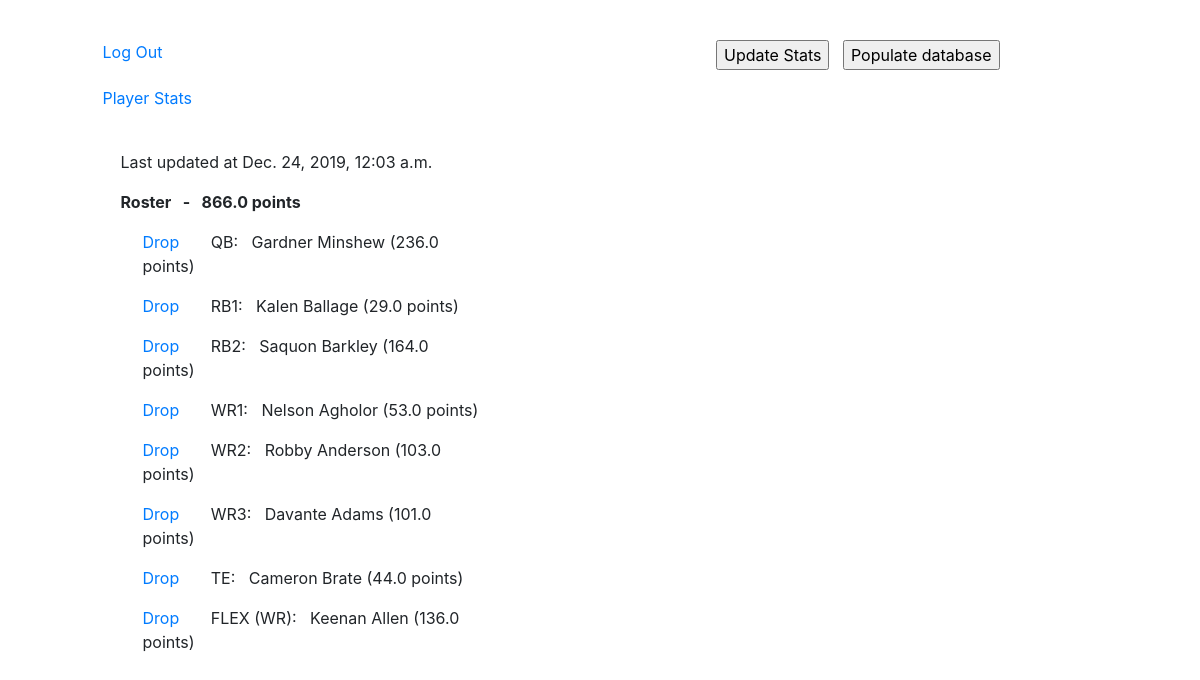
Page /home (signed in) on the committed database.
### core/models.py (models this page shows, shortened)
class Roster(models.Model):
    objects = models.Manager()
    owner_id = models.IntegerField(default=0)
    created_at = models.DateTimeField(auto_now=True)
    qb_id = models.IntegerField(default=0)
    rb_one_id = models.IntegerField(default=0)
    rb_two_id = models.IntegerField(default=0)
    wr_one_id = models.IntegerField(default=0)
    wr_two_id = models.IntegerField(default=0)
    wr_three_id = models.IntegerField(default=0)
    te_id = models.IntegerField(default=0)
    flex_id = models.IntegerField(default=0)
    def __iter__(self):
        return iter([self.qb_id, self.rb_one_id, self.rb_two_id, self.wr_one_id, self.wr_two_id, self.wr_three_id, self.te_id, self.flex_id])
    class Meta:
        ordering = ['owner_id']

class Player(models.Model):
    objects = models.Manager()
    letter_char = models.CharField(max_length=1)
    last_name = models.CharField(max_length=30)     # first letter of player's last name
    first_name = models.CharField(max_length=30)    # player's first name
    full_name = models.CharField(max_length=61)     # player's last name
    stats_url = models.CharField(max_length=100)    # url with player's previous fantasy stats
    pos_key = models.CharField(max_length=2)        # key of player's position (ex: QR for quarterback)
    team_name = models.CharField(max_length=30)     # player's nfl team
    college = models.CharField(max_length=30)       # college player attended
    fantasy_pts = models.FloatField(default=0.0)    # current number of fantasy pts for 2019 season
    available = models.BooleanField(default=True)   # bool if player has been drafted
    class Meta:
        ordering = ['last_name']

### core/views.py (the view)
# urls.py: path('home', home_view, name='home'),
def home_view(request):
    user_id = request.user.id
    roster = Roster.objects.get(owner_id=user_id)
    info = get_roster_info(roster)
    return render(request, 'home.html', info)

### core/data_processor.py (called while the page is built)
def get_player(player_id):
    if Player.objects.filter(id=player_id):
        return Player.objects.get(id=player_id)
    else:
        return None

def calc_tot_points(roster):
    roster_pts = [get_player(p_id).fantasy_pts for p_id in roster if get_player(p_id)]
    return fsum(roster_pts)

def get_roster_info(roster):
    qb = get_player(roster.qb_id)
    rb_one = get_player(roster.rb_one_id)
    rb_two = get_player(roster.rb_two_id)
    wr_one = get_player(roster.wr_one_id)
    wr_two = get_player(roster.wr_two_id)
    wr_three = get_player(roster.wr_three_id)
    te = get_player(roster.te_id)
    flex = get_player(roster.flex_id)
    total_pts = calc_tot_points(roster)
    info = {"roster": roster, "qb": qb, "rb_one": rb_one, "rb_two": rb_two, "wr_one": wr_one, "wr_two": wr_two, "wr_three": wr_three, "te": te, "flex": flex, "total_pts": total_pts}
    return info

### core/templates/home.html (shortened to what this page needs)
<link rel="stylesheet" href="https://stackpath.bootstrapcdn.com/bootstrap/4.4.1/css/bootstrap.min.css">
<!DOCTYPE html>
<html>
    {% if user.is_authenticated %}
        <head>
        </head>
        <body>
            <div class="row">
                <div class="col-md-1">
                    <p> &nbsp; &nbsp; </p>
                </div>
            </div>
            <div class="row">
                <div class="col-md-1"></div>
                <div class="col-md-5">
                    <form method="POST" action="/logout">
                        <a href="/logout">Log Out</a>
                    </form>
                </div>
                <div class="col-md-1"></div>
                    <p> &nbsp; &nbsp; </p>
                    <form method="POST" action="/update">
                        <input type="submit" value="Update Stats"/>
                    </form>
                    <p> &nbsp; &nbsp; </p>
                    <form method="POST" action="/populate_database">
                        <input type="submit" value="Populate database"/>
                    </form>
            </div>
            <div class="row">
                <div class="col-md-1"></div>
                <div class="col-md-4">
                    <a href="/find_players">Player Stats</a>
                    <p> &nbsp; &nbsp;  </p>
                </div>
            </div>
            <div class="row">
                <div class="col-md-1"></div>
                <div class="col-md-4">
                    <p>&nbsp; &nbsp; Last updated at {{roster.created_at}}</p>
                    <p>&nbsp; &nbsp; <b>Roster &nbsp; - &nbsp; {{total_pts}} points</b></p>
                    <ul id="qb">
                        {% if qb %}
                            <li><a href="/drop_player?player_id={{qb.id}}&player_key=QB">Drop</a></li>
                            <li> &nbsp; &nbsp; &nbsp; </li>
                            <li>QB: &nbsp; {{qb.full_name}} ({{qb.fantasy_pts}} points)</li>
                        {% else %}
                            <li><a href="/search_player_to_draft?player_key=QB">Draft</a></li>
                            <li> &nbsp; &nbsp; &nbsp;</li>
                            <li>QB: &nbsp; None</li>
                        {% endif %}
                    </ul>
                    <ul id="rb1">
                        {% if rb_one %}
                            <li><a href="/drop_player?player_id={{rb_one.id}}&player_key=RB1">Drop</a></li>
                            <li> &nbsp; &nbsp; &nbsp; </li>
                            <li>RB1: &nbsp; {{rb_one.full_name}} ({{rb_one.fantasy_pts}} points)</li>
                        {% else %}
                            <li><a href="/search_player_to_draft?player_key=RB1">Draft</a></li>
                            <li> &nbsp; &nbsp; &nbsp;</li>
                            <li>RB1: &nbsp; None</li>
                        {% endif %}
                    </ul>
                    <ul id="rb2">
                        {% if rb_two %}
                            <li><a href="/drop_player?player_id={{rb_two.id}}&player_key=RB2">Drop</a></li>
                            <li> &nbsp; &nbsp; &nbsp; </li>
                            <li>RB2: &nbsp; {{rb_two.full_name}} ({{rb_two.fantasy_pts}} points)</li>
                        {% else %}
                            <li><a href="/search_player_to_draft?player_key=RB2">Draft</a></li>
                            <li> &nbsp; &nbsp; &nbsp;</li>
                            <li>RB1: &nbsp; None</li>
                        {% endif %}
                    </ul>
                    <ul id="wr1">
                        {% if wr_one %}
                            <li><a href="/drop_player?player_id={{wr_one.id}}&player_key=WR1">Drop</a></li>
                            <li> &nbsp; &nbsp; &nbsp; </li>
                            <li>WR1: &nbsp; {{wr_one.full_name}} ({{wr_one.fantasy_pts}} points)</li>
                        {% else %}
                            <li><a href="/search_player_to_draft?player_key=WR1">Draft</a></li>
                            <li> &nbsp; &nbsp; &nbsp;</li>
                            <li>WR1: &nbsp; None</li>
                        {% endif %}
                    </ul>
                    <ul id="wr2">
                        {% if wr_two %}
                            <li><a href="/drop_player?player_id={{wr_two.id}}&player_key=WR2">Drop</a></li>
                            <li> &nbsp; &nbsp; &nbsp; </li>
                            <li>WR2: &nbsp; {{wr_two.full_name}} ({{wr_two.fantasy_pts}} points)</li>
                        {% else %}
                            <li><a href="/search_player_to_draft?player_key=WR2">Draft</a></li>
                            <li> &nbsp; &nbsp; &nbsp;</li>
                            <li>WR2: &nbsp; None</li>
                        {% endif %}
                    </ul>
                    <ul id="wr3">
                        {% if wr_three %}
                            <li><a href="/drop_player?player_id={{wr_three.id}}&player_key=WR3">Drop</a></li>
                            <li> &nbsp; &nbsp; &nbsp; </li>
                            <li>WR3: &nbsp; {{wr_three.full_name}} ({{wr_three.fantasy_pts}} points)</li>
                        {% else %}
                            <li><a href="/search_player_to_draft?player_key=WR3">Draft</a></li>
                            <li> &nbsp; &nbsp; &nbsp;</li>
                            <li>WR3: &nbsp; None</li>
                        {% endif %}
                    </ul>
                    <ul id="te">
                        {% if te %}
                            <li><a href="/drop_player?player_id={{te.id}}&player_key=TE">Drop</a></li>
                            <li> &nbsp; &nbsp; &nbsp; </li>
                            <li>TE: &nbsp; {{te.full_name}} ({{te.fantasy_pts}} points)</li>
                        {% else %}
                            <li><a href="/search_player_to_draft?player_key=TE">Draft</a></li>
                            <li> &nbsp; &nbsp; &nbsp;</li>
                            <li>TE: &nbsp; None</li>
                        {% endif %}
                    </ul>
                    <ul id="flex">
                        {% if flex %}
                            <li><a href="/drop_player?player_id={{flex.id}}&player_key=FLEX">Drop</a></li>
                            <li> &nbsp; &nbsp; &nbsp; </li>
                            <li>FLEX ({{flex.pos_key}}): &nbsp; {{flex.full_name}} ({{flex.fantasy_pts}} points)</li>
                        {% else %}
                            <li><a href="/search_player_to_draft?player_key=FLEX">Draft</a></li>
                            <li> &nbsp; &nbsp; &nbsp;</li>
                            <li>FLEX: &nbsp; None</li>
                        {% endif %}
                    </ul>
                </div>
            </div>
        </body>
        {% else %}
            <a href="/login">Log In</a>
            <p> &nbsp;&nbsp; </p>
            <a href="/">Splash</a>
        {% endif %}
</html>

### core/templates/home.html (style rules this page uses)
ul#qb li { display:inline; }
ul#rb1 li { display:inline; }
ul#rb2 li { display:inline; }
ul#wr1 li { display:inline; }
ul#wr2 li { display:inline; }
ul#wr3 li { display:inline; }
ul#te li { display:inline; }
ul#flex li { display:inline; }

### rows in the picture
Roster: created_at "Dec. 24, 2019, 12:03 a.m."
Player: full_name "Gardner Minshew", fantasy_pts "236.0"
Player: full_name "Kalen Ballage", fantasy_pts "29.0"
Player: full_name "Saquon Barkley", fantasy_pts "164.0"
Player: full_name "Nelson Agholor", fantasy_pts "53.0"
Player: full_name "Robby Anderson", fantasy_pts "103.0"
Player: full_name "Davante Adams", fantasy_pts "101.0"
Player: full_name "Cameron Brate", fantasy_pts "44.0"
Player: pos_key "WR", full_name "Keenan Allen", fantasy_pts "136.0"

### other values in the picture
{{ total_pts }} "866.0"
